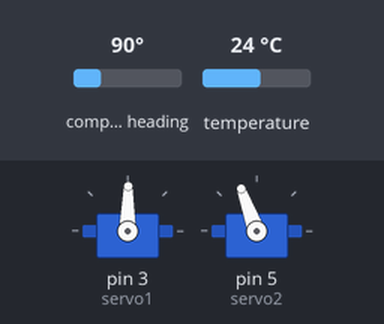
The sketch below on a simulated Arduino Uno, built with avr-gcc and run on an emulated ATmega328P. Parts: 2 × servo. The inputs (shaded band) are chosen by the test bench; at power-on: compass heading 90°, temperature 24 °C. What the sketch prints to the serial monitor is not drawn.

Above: at 0.3 s.
Timing chart, 0 to 1.8 s (numbered marks = the images above):
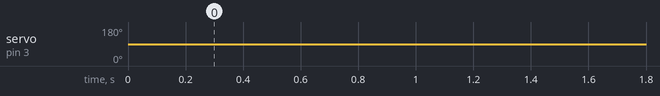

The sketch:

test_self.ino
```cpp
#include <Servo.h>
#include <math.h>
#include <Adafruit_Sensor.h>
#include <Adafruit_BNO055.h>
#include <utility/imumaths.h>

//#define BNO055_SAMPLERATE_DELAY_MS (250)
Adafruit_BNO055 bno = Adafruit_BNO055();

float ypr[3];           // [yaw, pitch, roll]   yaw/pitch/roll container and gravity vector

Servo servo1, servo2, servo3;


void setup() {
  // put your setup code here, to run once:
  Serial.begin(115200);
  bno.begin();
  delay(250);
  int8_t temp=bno.getTemp();
  bno.setExtCrystalUse(true);

  servo1.attach (3);
  servo2.attach (5);


  servo1.write ( 90 ); // Init the servo1 angle to 90
  servo2.write ( 110 ); // Init the servo2 angle to 110


}

void loop() {

  imu::Quaternion q = bno.getQuat();

  ypr[0] = atan2(2.0*(q.y()*q.z() + q.w()*q.x()), q.w()*q.w() - q.x()*q.x() - q.y()*q.y() + q.z()*q.z());
  ypr[1] = asin(-2.0*(q.x()*q.z() - q.w()*q.y()));
  ypr[2] = atan2(2.0*(q.x()*q.y() + q.w()*q.z()), q.w()*q.w() + q.x()*q.x() - q.y()*q.y() - q.z()*q.z());


  Serial.print ( "N.0" );
  Serial.print (ypr [ 0 ]  *  -250 / M_PI);
  Serial.println (map (ypr [ 0 ]  *  -250 / M_PI,  1 ,  90 ,  90 ,  180 ));
  servo1.write (map (ypr [ 0 ]  *  -250 / M_PI,  1 ,  90 ,  90 ,  180 )); // Control servo1(2/20)

  Serial.print ( "N.1" );
  Serial.print (ypr [ 1 ]  *  -250 / M_PI);
  Serial.println (map (ypr [ 1 ]  *  -250 / M_PI,  1 ,  110 ,  110 ,  200 ));
  servo2.write (map (ypr [ 1 ]  *  -250 / M_PI,  1 ,  110 ,  110 ,  200 )); // Control servo2(2/20)

  /*
  Serial.print ( "N.2" );
  Serial.println (ypr [ 2 ]  *  180 / M_PI);
  Serial.println (map (ypr [ 2 ]  *  180 / M_PI,  - 90 ,  90 ,  0 ,  180 ));
  //servo3.write (map (ypr [ 2 ]  *  180 / M_PI,  - 90 ,  90 ,  0 ,  180 )); // Control servo3
  */
  /*
  servo1.detach();
  servo2.detach();
  */

  delay(250);

}
```

Measured:
- by itself, servo on pin 3 (servo1): 90° → 89° at 0.25 s
